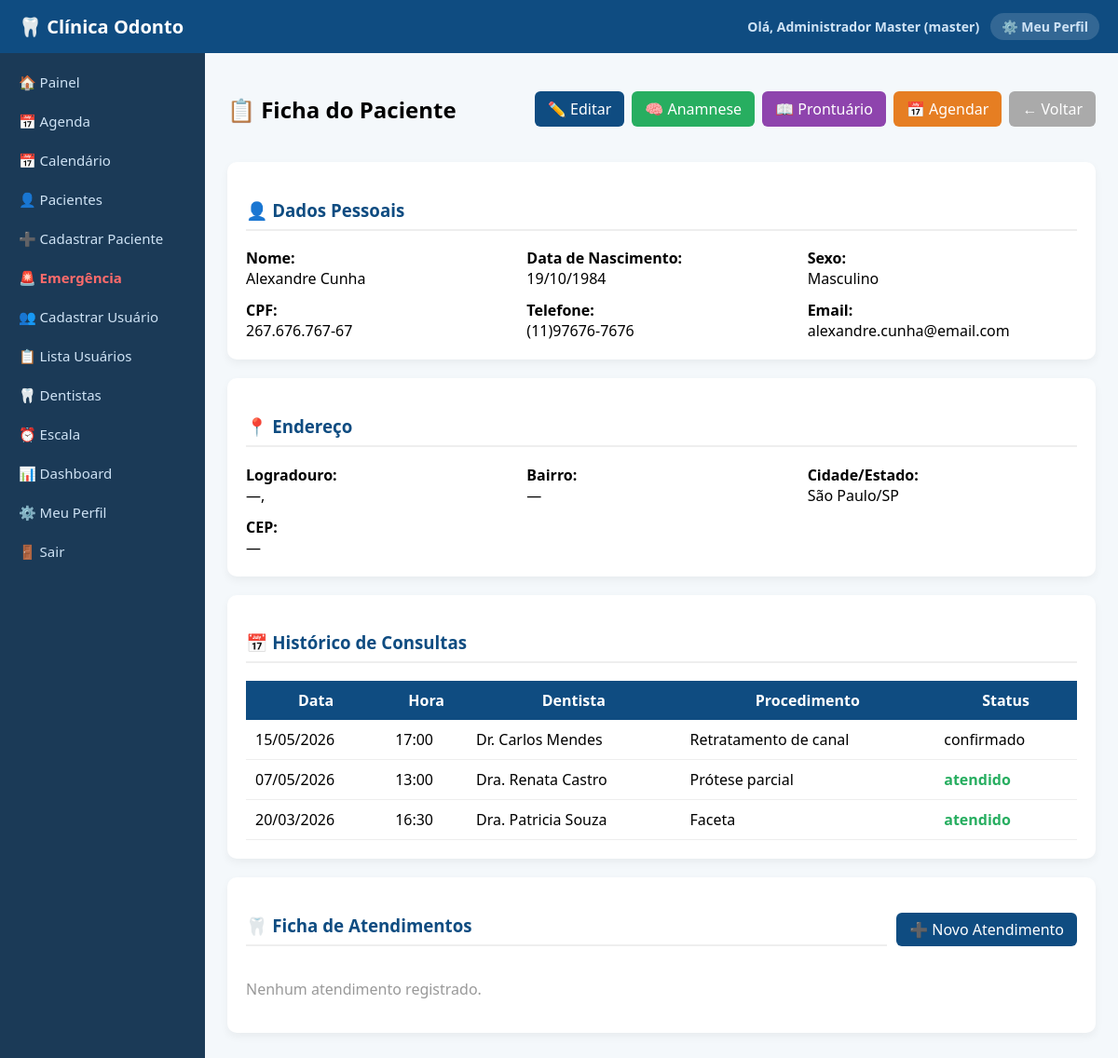
Screenshot of /pacientes/ficha/180 (signed in) with the database file from the repository.
### tables this page shows
CREATE TABLE pacientes (
            id INTEGER PRIMARY KEY AUTOINCREMENT,
            usuario_id INTEGER,
            nome TEXT,
            data_nascimento TEXT,
            sexo TEXT,
            cpf TEXT,
            telefone TEXT,
            email TEXT,
            cep TEXT,
            logradouro TEXT,
            bairro TEXT,
            cidade TEXT,
            estado TEXT,
            numero TEXT,
            complemento TEXT,
            responsavel_nome TEXT
        );

CREATE TABLE consultas (
            id INTEGER PRIMARY KEY AUTOINCREMENT,
            paciente_id INTEGER,
            dentista_id INTEGER,
            data TEXT,
            hora TEXT,
            procedimento TEXT,
            status TEXT
        );

CREATE TABLE usuarios (
            id INTEGER PRIMARY KEY AUTOINCREMENT,
            nome TEXT,
            email TEXT UNIQUE,
            senha TEXT,
            tipo TEXT,
            especialidade TEXT,
            cro TEXT
        );

### routes/pacientes.py (the view)
@pacientes.route('/pacientes/ficha/<int:id>')
@tipo_required(['master', 'admin', 'operador', 'atendente', 'dentista'])
def ficha_paciente(id):
    conn = get_db_connection()
    cur = conn.cursor()
    cur.execute(f'SELECT * FROM pacientes WHERE id = {p()}', (id,))
    pac = fetch_one(cur, cur.fetchone())
    cur.execute(f'''SELECT c.*, u.nome as dentista_nome FROM consultas c
        LEFT JOIN usuarios u ON u.id = c.dentista_id
        WHERE c.paciente_id = {p()} ORDER BY c.data DESC, c.hora DESC''', (id,))
    consultas = fetch_all(cur, cur.fetchall())
    cur.execute(f'''SELECT a.*, u.nome as dentista_nome FROM atendimentos a
        LEFT JOIN usuarios u ON u.id = a.dentista_id
        WHERE a.paciente_id = {p()} ORDER BY a.data DESC''', (id,))
    atendimentos = fetch_all(cur, cur.fetchall())
    conn.close()
    return render_template('ficha_paciente.html', paciente=pac, consultas=consultas, atendimentos=atendimentos)

### app.py (called while the page is built)
@app.template_filter('formatar_data')
def formatar_data(valor):
    if not valor:
        return '—'
    try:
        from datetime import datetime
        if '/' in str(valor):
            return valor
        dt = datetime.strptime(str(valor)[:10], '%Y-%m-%d')
        return dt.strftime('%d/%m/%Y')
    except:
        return valor

### db.py (called while the page is built)
def get_db_connection():
    if DATABASE_URL:
        import psycopg2
        import psycopg2.extras
        conn = psycopg2.connect(DATABASE_URL)
        conn.autocommit = False
        return conn
    else:
        conn = sqlite3.connect('database.db')
        conn.row_factory = sqlite3.Row
        return conn

def is_postgres():
    return bool(DATABASE_URL)

### routes/pacientes.py (called while the page is built)
def fetch_one(cur, row):
    from db import is_postgres
    return row_as_dict(row, cur) if is_postgres() else row

def fetch_all(cur, rows):
    from routes.utils import rows_as_dicts
    from db import is_postgres
    return rows_as_dicts(rows, cur) if is_postgres() else rows

def p():
    return '%s' if is_postgres() else '?'

### routes/utils.py (called while the page is built)
def tipo_required(tipos_permitidos):
    def decorator(func):
        @wraps(func)
        def wrapper(*args, **kwargs):
            if 'usuario_tipo' not in session:
                return redirect('/login')
            if session['usuario_tipo'] not in tipos_permitidos:
                return "<h1>Acesso negado</h1>"
            return func(*args, **kwargs)
        return wrapper
    return decorator

### templates/ficha_paciente.html (shortened to what this page needs)
{% extends "base.html" %}
{% block content %}
<div style="display:flex; justify-content:space-between; align-items:center; flex-wrap:wrap; gap:10px; margin-bottom:20px;">
    <h2>📋 Ficha do Paciente</h2>
    <div style="display:flex; gap:8px; flex-wrap:wrap;">
        {% if session.usuario_tipo in ['master','admin'] %}
        <a href="/pacientes/editar/{{ paciente.id }}" style="padding:8px 14px; background:#0f4c81; color:white; border-radius:6px; text-decoration:none;">✏️ Editar</a>
        {% endif %}
        <a href="/pacientes/anamnese/{{ paciente.id }}" style="padding:8px 14px; background:#27ae60; color:white; border-radius:6px; text-decoration:none;">🧠 Anamnese</a>
        <a href="/prontuario/{{ paciente.id }}" style="padding:8px 14px; background:#8e44ad; color:white; border-radius:6px; text-decoration:none;">📖 Prontuário</a>
        {% if session.usuario_tipo in ['master','admin','operador','atendente'] %}
        <a href="/consultas/nova?paciente_id={{ paciente.id }}" style="padding:8px 14px; background:#e67e22; color:white; border-radius:6px; text-decoration:none;">📅 Agendar</a>
        {% endif %}
        <a href="/pacientes/lista" style="padding:8px 14px; background:#aaa; color:white; border-radius:6px; text-decoration:none;">← Voltar</a>
    </div>
</div>
<div class="card" style="margin-bottom:20px;">
    <h3 style="color:#0f4c81; border-bottom:2px solid #eee; padding-bottom:8px;">👤 Dados Pessoais</h3>
    <div style="display:grid; grid-template-columns:repeat(auto-fill,minmax(220px,1fr)); gap:12px;">
        <div><b>Nome:</b><br>{{ paciente.nome }}</div>
        <div><b>Data de Nascimento:</b><br>{{ paciente.data_nascimento | formatar_data if paciente.data_nascimento else '—' }}</div>
        <div><b>Sexo:</b><br>{{ 'Masculino' if paciente.sexo == 'M' else 'Feminino' if paciente.sexo == 'F' else '—' }}</div>
        <div><b>CPF:</b><br>{{ paciente.cpf or '—' }}</div>
        <div><b>Telefone:</b><br>{{ paciente.telefone or '—' }}</div>
        <div><b>Email:</b><br>{{ paciente.email or '—' }}</div>
    </div>
</div>
<div class="card" style="margin-bottom:20px;">
    <h3 style="color:#0f4c81; border-bottom:2px solid #eee; padding-bottom:8px;">📍 Endereço</h3>
    <div style="display:grid; grid-template-columns:repeat(auto-fill,minmax(220px,1fr)); gap:12px;">
        <div><b>Logradouro:</b><br>{{ paciente.logradouro or '—' }}, {{ paciente.numero or '' }}</div>
        <div><b>Bairro:</b><br>{{ paciente.bairro or '—' }}</div>
        <div><b>Cidade/Estado:</b><br>{{ paciente.cidade or '—' }}/{{ paciente.estado or '—' }}</div>
        <div><b>CEP:</b><br>{{ paciente.cep or '—' }}</div>
    </div>
</div>
<div class="card" style="margin-bottom:20px;">
    <h3 style="color:#0f4c81; border-bottom:2px solid #eee; padding-bottom:8px;">📅 Histórico de Consultas</h3>
    {% if consultas %}
    <table>
        <tr>
            <th>Data</th><th>Hora</th><th>Dentista</th><th>Procedimento</th><th>Status</th>
        </tr>
        {% for c in consultas %}
        <tr>
            <td>{{ c.data | formatar_data }}</td>
            <td>{{ c.hora }}</td>
            <td>{{ c.dentista_nome }}</td>
            <td>{{ c.procedimento }}</td>
            <td class="status-{{ c.status }}">{{ c.status }}</td>
        </tr>
        {% endfor %}
    </table>
    {% else %}
    <p style="color:#999;">Nenhuma consulta registrada.</p>
    {% endif %}
</div>
<div class="card" style="margin-bottom:20px;">
    <div style="display:flex; justify-content:space-between; align-items:center;">
        <h3 style="color:#0f4c81; border-bottom:2px solid #eee; padding-bottom:8px; flex:1;">🦷 Ficha de Atendimentos</h3>
        {% if session.usuario_tipo in ['master','admin','dentista'] %}
        <a href="/atendimento/novo/{{ paciente.id }}" style="padding:7px 14px; background:#0f4c81; color:white; border-radius:6px; text-decoration:none; margin-left:10px;">➕ Novo Atendimento</a>
        {% endif %}
    </div>
    {% if atendimentos %}
        {% for a in atendimentos %}
        <div style="border-left:4px solid #0f4c81; padding:12px 16px; margin:12px 0; background:#f9fbff; border-radius:0 8px 8px 0;">
            <div style="display:flex; justify-content:space-between; flex-wrap:wrap; gap:4px;">
                <strong>{{ a.data | formatar_data }}</strong>
                <span style="color:#888; font-size:13px;">Dr(a). {{ a.dentista_nome }}</span>
            </div>
            {% if a.queixa %}<p style="margin:6px 0;"><b>Queixa:</b> {{ a.queixa }}</p>{% endif %}
            {% if a.diagnostico %}<p style="margin:6px 0;"><b>Diagnóstico:</b> {{ a.diagnostico }}</p>{% endif %}
            {% if a.tratamento %}<p style="margin:6px 0;"><b>Tratamento realizado:</b> {{ a.tratamento }}</p>{% endif %}
            {% if a.prescricao %}<p style="margin:6px 0;"><b>Prescrição:</b> {{ a.prescricao }}</p>{% endif %}
            {% if a.observacoes %}<p style="margin:6px 0;"><b>Observações:</b> {{ a.observacoes }}</p>{% endif %}
            {% if a.retorno %}<p style="margin:6px 0;"><b>Retorno:</b> {{ a.retorno | formatar_data }}</p>{% endif %}
        </div>
        {% endfor %}
    {% else %}
    <p style="color:#999;">Nenhum atendimento registrado.</p>
    {% endif %}
</div>
{% endblock %}

### static/style.css (style rules this page uses)
body { margin: 0; font-family: 'Segoe UI', Arial; background: #f4f8fb; }
.card { background: white; padding: 20px; border-radius: 10px; box-shadow: 0 4px 10px rgba(0,0,0,0.05); }
table { width: 100%; border-collapse: collapse; margin-top: 15px; background: white; }
th { background: #0f4c81; color: white; padding: 10px; }
td { padding: 10px; border-bottom: 1px solid #eee; }
.status-atendido { color: #27ae60; font-weight: bold; }

### rows the page displays
pacientes: nome "Alexandre Cunha", data_nascimento "19/10/1984", sexo "Masculino", cpf "267.676.767-67", telefone "(11)97676-7676", email "alexandre.cunha@email.com", cidade "São Paulo", estado "SP"
consultas: data "15/05/2026", hora "17:00", dentista_nome "Dr. Carlos Mendes", procedimento "Retratamento de canal", status "confirmado"
consultas: data "07/05/2026", hora "13:00", dentista_nome "Dra. Renata Castro", procedimento "Prótese parcial", status "atendido"
consultas: data "20/03/2026", hora "16:30", dentista_nome "Dra. Patricia Souza", procedimento "Faceta", status "atendido"

### other values shown
{{ session.usuario_nome }} "Administrador Master"
{{ session.usuario_tipo }} "master"
{{ paciente.logradouro or '—' }} "—"
{{ paciente.bairro or '—' }} "—"
{{ paciente.cep or '—' }} "—"
